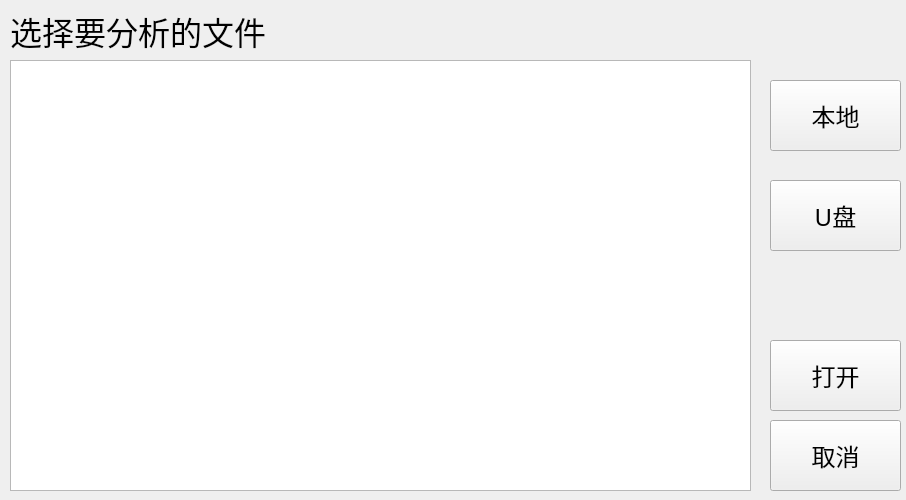
<?xml version="1.0" encoding="UTF-8"?>
<ui version="4.0">
 <class>FileWidget</class>
 <widget class="QWidget" name="FileWidget">
  <property name="geometry">
   <rect>
    <x>0</x>
    <y>0</y>
    <width>906</width>
    <height>500</height>
   </rect>
  </property>
  <property name="windowTitle">
   <string>Form</string>
  </property>
  <widget class="QListView" name="listView">
   <property name="geometry">
    <rect>
     <x>10</x>
     <y>60</y>
     <width>741</width>
     <height>431</height>
    </rect>
   </property>
   <property name="font">
    <font>
     <pointsize>22</pointsize>
    </font>
   </property>
  </widget>
  <widget class="QPushButton" name="pushButton">
   <property name="geometry">
    <rect>
     <x>770</x>
     <y>80</y>
     <width>131</width>
     <height>71</height>
    </rect>
   </property>
   <property name="font">
    <font>
     <family>微软雅黑</family>
     <pointsize>18</pointsize>
    </font>
   </property>
   <property name="text">
    <string>本地</string>
   </property>
  </widget>
  <widget class="QPushButton" name="pushButton_2">
   <property name="geometry">
    <rect>
     <x>770</x>
     <y>180</y>
     <width>131</width>
     <height>71</height>
    </rect>
   </property>
   <property name="font">
    <font>
     <family>微软雅黑</family>
     <pointsize>18</pointsize>
    </font>
   </property>
   <property name="text">
    <string>U盘</string>
   </property>
  </widget>
  <widget class="QLabel" name="label">
   <property name="geometry">
    <rect>
     <x>10</x>
     <y>0</y>
     <width>271</width>
     <height>61</height>
    </rect>
   </property>
   <property name="font">
    <font>
     <family>微软雅黑</family>
     <pointsize>24</pointsize>
    </font>
   </property>
   <property name="text">
    <string>选择要分析的文件</string>
   </property>
  </widget>
  <widget class="QPushButton" name="pushButton_3">
   <property name="geometry">
    <rect>
     <x>770</x>
     <y>340</y>
     <width>131</width>
     <height>71</height>
    </rect>
   </property>
   <property name="font">
    <font>
     <family>微软雅黑</family>
     <pointsize>18</pointsize>
    </font>
   </property>
   <property name="text">
    <string>打开</string>
   </property>
  </widget>
  <widget class="QPushButton" name="pushButton_4">
   <property name="geometry">
    <rect>
     <x>770</x>
     <y>420</y>
     <width>131</width>
     <height>71</height>
    </rect>
   </property>
   <property name="font">
    <font>
     <family>微软雅黑</family>
     <pointsize>18</pointsize>
    </font>
   </property>
   <property name="text">
    <string>取消</string>
   </property>
  </widget>
 </widget>
 <resources/>
 <connections/>
</ui>
